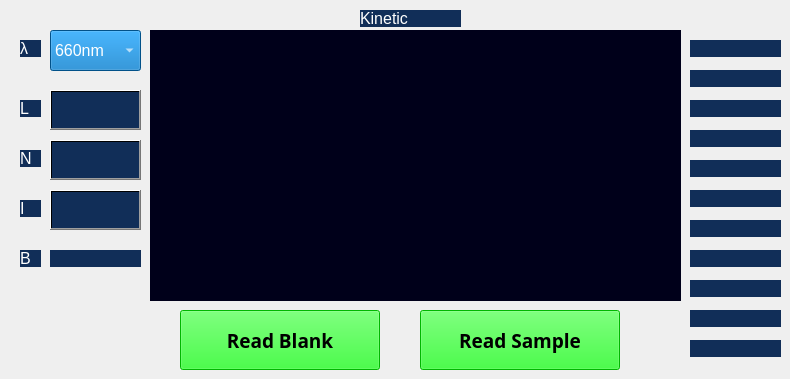
    <widget class="QWidget" name="page_19">
     <widget class="QPushButton" name="pushButton_104">
      <property name="geometry">
       <rect>
        <x>420</x>
        <y>310</y>
        <width>200</width>
        <height>60</height>
       </rect>
      </property>
      <property name="font">
       <font>
        <family>PibotoLt</family>
        <pointsize>14</pointsize>
        <weight>75</weight>
        <bold>true</bold>
       </font>
      </property>
      <property name="styleSheet">
       <string notr="true">background:rgb(0, 255, 0);
color:rgb(0,0,0);</string>
      </property>
      <property name="text">
       <string>Read Sample</string>
      </property>
     </widget>
     <widget class="QPushButton" name="pushButton_105">
      <property name="geometry">
       <rect>
        <x>50</x>
        <y>90</y>
        <width>91</width>
        <height>40</height>
       </rect>
      </property>
      <property name="styleSheet">
       <string notr="true">background:qlineargradient(spread:pad, x1:0, y1:0, x2:1, y2:0, stop:0 rgba(0, 0, 0, 0), stop:1 rgba(0,0,0,0))</string>
      </property>
      <property name="text">
       <string/>
      </property>
     </widget>
     <widget class="QLabel" name="label_186">
      <property name="geometry">
       <rect>
        <x>690</x>
        <y>130</y>
        <width>91</width>
        <height>17</height>
       </rect>
      </property>
      <property name="font">
       <font>
        <pointsize>12</pointsize>
       </font>
      </property>
      <property name="styleSheet">
       <string notr="true">background:rgb(17, 46, 88);
color:rgb(255, 255, 255);</string>
      </property>
      <property name="text">
       <string/>
      </property>
     </widget>
     <widget class="QLabel" name="label_187">
      <property name="geometry">
       <rect>
        <x>20</x>
        <y>250</y>
        <width>21</width>
        <height>17</height>
       </rect>
      </property>
      <property name="font">
       <font>
        <pointsize>12</pointsize>
       </font>
      </property>
      <property name="styleSheet">
       <string notr="true">background:rgb(17, 46, 88);
color:rgb(255, 255, 255);</string>
      </property>
      <property name="text">
       <string>B</string>
      </property>
     </widget>
     <widget class="QLineEdit" name="lineEdit_34">
      <property name="geometry">
       <rect>
        <x>50</x>
        <y>140</y>
        <width>91</width>
        <height>40</height>
       </rect>
      </property>
      <property name="styleSheet">
       <string notr="true">background:rgb(17, 46, 88);
color:rgb(255, 255, 255);</string>
      </property>
     </widget>
     <widget class="QLineEdit" name="lineEdit_35">
      <property name="geometry">
       <rect>
        <x>50</x>
        <y>90</y>
        <width>91</width>
        <height>40</height>
       </rect>
      </property>
      <property name="styleSheet">
       <string notr="true">background:rgb(17, 46, 88);
color:rgb(255, 255, 255);</string>
      </property>
     </widget>
     <widget class="QPushButton" name="pushButton_106">
      <property name="geometry">
       <rect>
        <x>50</x>
        <y>140</y>
        <width>91</width>
        <height>40</height>
       </rect>
      </property>
      <property name="styleSheet">
       <string notr="true">background:qlineargradient(spread:pad, x1:0, y1:0, x2:1, y2:0, stop:0 rgba(0, 0, 0, 0), stop:1 rgba(0,0,0,0))</string>
      </property>
      <property name="text">
       <string/>
      </property>
     </widget>
     <widget class="QLabel" name="label_188">
      <property name="geometry">
       <rect>
        <x>360</x>
        <y>10</y>
        <width>101</width>
        <height>17</height>
       </rect>
      </property>
      <property name="font">
       <font>
        <pointsize>12</pointsize>
       </font>
      </property>
      <property name="styleSheet">
       <string notr="true">background:rgb(17, 46, 88);
color:rgb(255, 255, 255);</string>
      </property>
      <property name="text">
       <string>Kinetic</string>
      </property>
     </widget>
     <widget class="QPushButton" name="pushButton_107">
      <property name="geometry">
       <rect>
        <x>180</x>
        <y>310</y>
        <width>200</width>
        <height>60</height>
       </rect>
      </property>
      <property name="font">
       <font>
        <family>PibotoLt</family>
        <pointsize>14</pointsize>
        <weight>75</weight>
        <bold>true</bold>
       </font>
      </property>
      <property name="styleSheet">
       <string notr="true">background:rgb(0, 255, 0);
color:rgb(0,0,0);</string>
      </property>
      <property name="text">
       <string>Read Blank</string>
      </property>
     </widget>
     <widget class="QLabel" name="label_189">
      <property name="geometry">
       <rect>
        <x>50</x>
        <y>250</y>
        <width>91</width>
        <height>17</height>
       </rect>
      </property>
      <property name="font">
       <font>
        <pointsize>12</pointsize>
       </font>
      </property>
      <property name="styleSheet">
       <string notr="true">background:rgb(17, 46, 88);
color:rgb(255, 255, 255);</string>
      </property>
      <property name="text">
       <string/>
      </property>
     </widget>
     <widget class="QLabel" name="label_190">
      <property name="geometry">
       <rect>
        <x>20</x>
        <y>40</y>
        <width>21</width>
        <height>17</height>
       </rect>
      </property>
      <property name="font">
       <font>
        <pointsize>12</pointsize>
       </font>
      </property>
      <property name="styleSheet">
       <string notr="true">background:rgb(17, 46, 88);
color:rgb(255, 255, 255);</string>
      </property>
      <property name="text">
       <string>λ</string>
      </property>
     </widget>
     <widget class="QLabel" name="label_191">
      <property name="geometry">
       <rect>
        <x>20</x>
        <y>150</y>
        <width>21</width>
        <height>17</height>
       </rect>
      </property>
      <property name="font">
       <font>
        <pointsize>12</pointsize>
       </font>
      </property>
      <property name="styleSheet">
       <string notr="true">background:rgb(17, 46, 88);
color:rgb(255, 255, 255);</string>
      </property>
      <property name="text">
       <string>N</string>
      </property>
     </widget>
     <widget class="QLabel" name="label_192">
      <property name="geometry">
       <rect>
        <x>20</x>
        <y>100</y>
        <width>21</width>
        <height>17</height>
       </rect>
      </property>
      <property name="font">
       <font>
        <pointsize>12</pointsize>
       </font>
      </property>
      <property name="styleSheet">
       <string notr="true">background:rgb(17, 46, 88);
color:rgb(255, 255, 255);</string>
      </property>
      <property name="text">
       <string>L</string>
      </property>
     </widget>
     <widget class="QLabel" name="label_193">
      <property name="geometry">
       <rect>
        <x>690</x>
        <y>70</y>
        <width>91</width>
        <height>17</height>
       </rect>
      </property>
      <property name="font">
       <font>
        <pointsize>12</pointsize>
       </font>
      </property>
      <property name="styleSheet">
       <string notr="true">background:rgb(17, 46, 88);
color:rgb(255, 255, 255);</string>
      </property>
      <property name="text">
       <string/>
      </property>
     </widget>
     <widget class="QLabel" name="label_194">
      <property name="geometry">
       <rect>
        <x>690</x>
        <y>100</y>
        <width>91</width>
        <height>17</height>
       </rect>
      </property>
      <property name="font">
       <font>
        <pointsize>12</pointsize>
       </font>
      </property>
      <property name="styleSheet">
       <string notr="true">background:rgb(17, 46, 88);
color:rgb(255, 255, 255);</string>
      </property>
      <property name="text">
       <string/>
      </property>
     </widget>
     <widget class="QComboBox" name="comboBox_6">
      <property name="geometry">
       <rect>
        <x>50</x>
        <y>30</y>
        <width>91</width>
        <height>41</height>
       </rect>
      </property>
      <property name="font">
       <font>
        <pointsize>12</pointsize>
       </font>
      </property>
      <property name="styleSheet">
       <string notr="true">background:rgb(1, 114, 192);
color:rgb(255, 255, 255);</string>
      </property>
      <item>
       <property name="text">
        <string>660nm</string>
       </property>
      </item>
      <item>
       <property name="text">
        <string>625nm</string>
       </property>
      </item>
      <item>
       <property name="text">
        <string>570nm</string>
       </property>
      </item>
      <item>
       <property name="text">
        <string>525nm</string>
       </property>
      </item>
      <item>
       <property name="text">
        <string>505nm</string>
       </property>
      </item>
      <item>
       <property name="text">
        <string>405nm</string>
       </property>
      </item>
      <item>
       <property name="text">
        <string>360nm</string>
       </property>
      </item>
     </widget>
     <widget class="QLabel" name="label_195">
      <property name="geometry">
       <rect>
        <x>690</x>
        <y>40</y>
        <width>91</width>
        <height>17</height>
       </rect>
      </property>
      <property name="font">
       <font>
        <pointsize>12</pointsize>
       </font>
      </property>
      <property name="styleSheet">
       <string notr="true">background:rgb(17, 46, 88);
color:rgb(255, 255, 255);</string>
      </property>
      <property name="text">
       <string/>
      </property>
     </widget>
     <widget class="QCustomPlot" name="customPlot_9" native="true">
      <property name="geometry">
       <rect>
        <x>150</x>
        <y>30</y>
        <width>531</width>
        <height>271</height>
       </rect>
      </property>
      <property name="styleSheet">
       <string notr="true">background:rgb(0, 0, 26)</string>
      </property>
     </widget>
     <widget class="QLabel" name="label_197">
      <property name="geometry">
       <rect>
        <x>20</x>
        <y>200</y>
        <width>21</width>
        <height>17</height>
       </rect>
      </property>
      <property name="font">
       <font>
        <pointsize>12</pointsize>
       </font>
      </property>
      <property name="styleSheet">
       <string notr="true">background:rgb(17, 46, 88);
color:rgb(255, 255, 255);</string>
      </property>
      <property name="text">
       <string>I</string>
      </property>
     </widget>
     <widget class="QPushButton" name="pushButton_108">
      <property name="geometry">
       <rect>
        <x>50</x>
        <y>190</y>
        <width>91</width>
        <height>40</height>
       </rect>
      </property>
      <property name="styleSheet">
       <string notr="true">background:qlineargradient(spread:pad, x1:0, y1:0, x2:1, y2:0, stop:0 rgba(0, 0, 0, 0), stop:1 rgba(0,0,0,0))</string>
      </property>
      <property name="text">
       <string/>
      </property>
     </widget>
     <widget class="QLineEdit" name="lineEdit_36">
      <property name="geometry">
       <rect>
        <x>50</x>
        <y>190</y>
        <width>91</width>
        <height>40</height>
       </rect>
      </property>
      <property name="styleSheet">
       <string notr="true">background:rgb(17, 46, 88);
color:rgb(255, 255, 255);</string>
      </property>
     </widget>
     <widget class="QLabel" name="label_198">
      <property name="geometry">
       <rect>
        <x>690</x>
        <y>190</y>
        <width>91</width>
        <height>17</height>
       </rect>
      </property>
      <property name="font">
       <font>
        <pointsize>12</pointsize>
       </font>
      </property>
      <property name="styleSheet">
       <string notr="true">background:rgb(17, 46, 88);
color:rgb(255, 255, 255);</string>
      </property>
      <property name="text">
       <string/>
      </property>
     </widget>
     <widget class="QLabel" name="label_199">
      <property name="geometry">
       <rect>
        <x>690</x>
        <y>160</y>
        <width>91</width>
        <height>17</height>
       </rect>
      </property>
      <property name="font">
       <font>
        <pointsize>12</pointsize>
       </font>
      </property>
      <property name="styleSheet">
       <string notr="true">background:rgb(17, 46, 88);
color:rgb(255, 255, 255);</string>
      </property>
      <property name="text">
       <string/>
      </property>
     </widget>
     <widget class="QLabel" name="label_200">
      <property name="geometry">
       <rect>
        <x>690</x>
        <y>220</y>
        <width>91</width>
        <height>17</height>
       </rect>
      </property>
      <property name="font">
       <font>
        <pointsize>12</pointsize>
       </font>
      </property>
      <property name="styleSheet">
       <string notr="true">background:rgb(17, 46, 88);
color:rgb(255, 255, 255);</string>
      </property>
      <property name="text">
       <string/>
      </property>
     </widget>
     <widget class="QLabel" name="label_201">
      <property name="geometry">
       <rect>
        <x>690</x>
        <y>250</y>
        <width>91</width>
        <height>17</height>
       </rect>
      </property>
      <property name="font">
       <font>
        <pointsize>12</pointsize>
       </font>
      </property>
      <property name="styleSheet">
       <string notr="true">background:rgb(17, 46, 88);
color:rgb(255, 255, 255);</string>
      </property>
      <property name="text">
       <string/>
      </property>
     </widget>
     <widget class="QLabel" name="label_202">
      <property name="geometry">
       <rect>
        <x>690</x>
        <y>280</y>
        <width>91</width>
        <height>17</height>
       </rect>
      </property>
      <property name="font">
       <font>
        <pointsize>12</pointsize>
       </font>
      </property>
      <property name="styleSheet">
       <string notr="true">background:rgb(17, 46, 88);
color:rgb(255, 255, 255);</string>
      </property>
      <property name="text">
       <string/>
      </property>
     </widget>
     <widget class="QLabel" name="label_203">
      <property name="geometry">
       <rect>
        <x>690</x>
        <y>310</y>
        <width>91</width>
        <height>17</height>
       </rect>
      </property>
      <property name="font">
       <font>
        <pointsize>12</pointsize>
       </font>
      </property>
      <property name="styleSheet">
       <string notr="true">background:rgb(17, 46, 88);
color:rgb(255, 255, 255);</string>
      </property>
      <property name="text">
       <string/>
      </property>
     </widget>
     <widget class="QLabel" name="label_204">
      <property name="geometry">
       <rect>
        <x>690</x>
        <y>340</y>
        <width>91</width>
        <height>17</height>
       </rect>
      </property>
      <property name="font">
       <font>
        <pointsize>12</pointsize>
       </font>
      </property>
      <property name="styleSheet">
       <string notr="true">background:rgb(17, 46, 88);
color:rgb(255, 255, 255);</string>
      </property>
      <property name="text">
       <string/>
      </property>
     </widget>
     <zorder>lineEdit_36</zorder>
     <zorder>lineEdit_35</zorder>
     <zorder>pushButton_104</zorder>
     <zorder>pushButton_105</zorder>
     <zorder>label_186</zorder>
     <zorder>label_187</zorder>
     <zorder>lineEdit_34</zorder>
     <zorder>pushButton_106</zorder>
     <zorder>label_188</zorder>
     <zorder>pushButton_107</zorder>
     <zorder>label_189</zorder>
     <zorder>label_190</zorder>
     <zorder>label_191</zorder>
     <zorder>label_192</zorder>
     <zorder>label_193</zorder>
     <zorder>label_194</zorder>
     <zorder>comboBox_6</zorder>
     <zorder>label_195</zorder>
     <zorder>customPlot_9</zorder>
     <zorder>label_197</zorder>
     <zorder>pushButton_108</zorder>
     <zorder>label_198</zorder>
     <zorder>label_199</zorder>
     <zorder>label_200</zorder>
     <zorder>label_201</zorder>
     <zorder>label_202</zorder>
     <zorder>label_203</zorder>
     <zorder>label_204</zorder>
    </widget>
